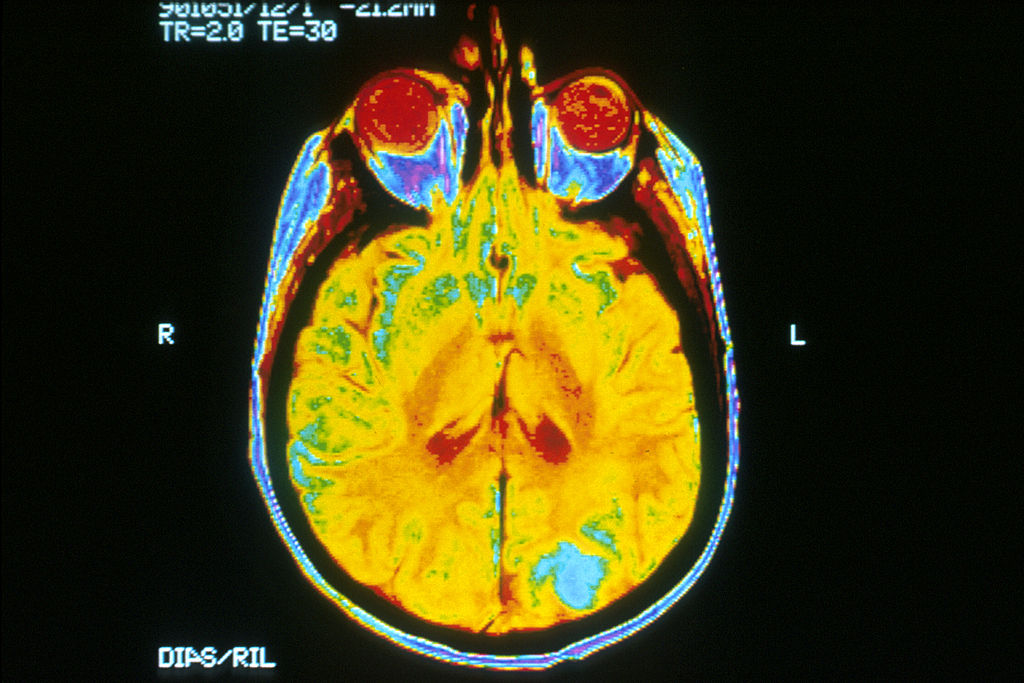
#> input picture module_24/mri_brain.jpg, 1024 x 683 px
$ python example_3.py
#> lines starting #> are read from the running program, lines starting #| are printed output that depends on the picture
import cv2

# Загрузка изображения с МРТ мозга
image = cv2.imread('mri_brain.jpg')
#> image is the input picture: shape (683, 1024, 3); mean B, G, R 19.3, 60.7, 67

# Преобразование изображения в оттенки серого
grey_image = cv2.cvtColor(image, cv2.COLOR_BGR2GRAY)
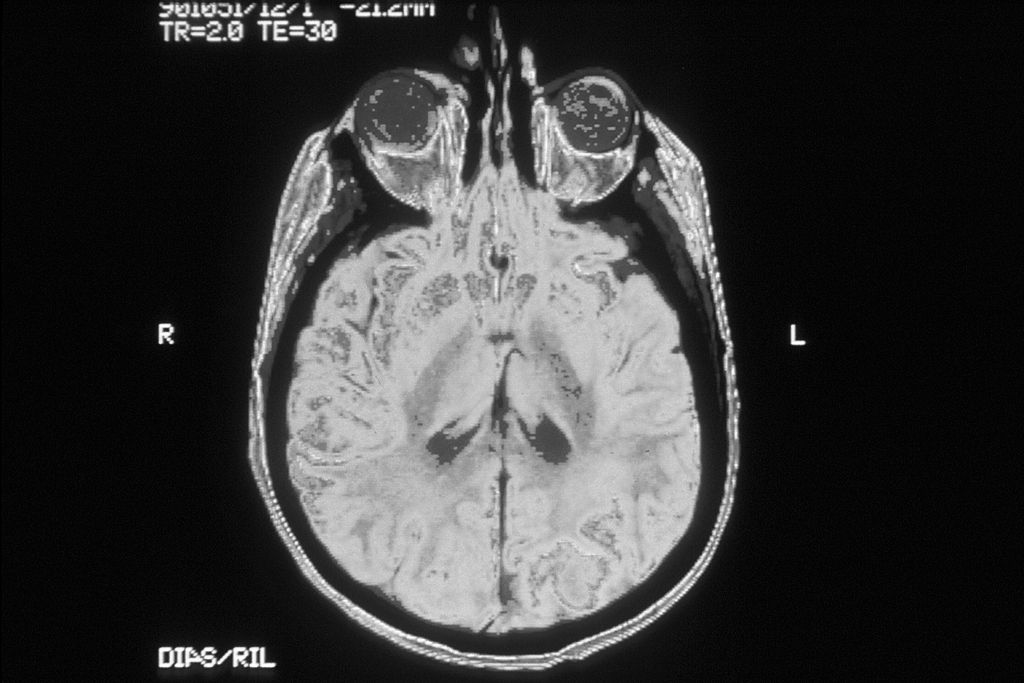
#> grey_image: shape (683, 1024); min 0, max 255, mean 57.9

# Создание окна для отображения изображения
cv2.namedWindow('МРТ мозга')

# Функция для применения выбранной цветовой схемы к выделенной области


def apply_color_options(image):
    if color_options == 'viridis':
        return cv2.applyColorMap(image, cv2.COLORMAP_VIRIDIS)
    elif color_options == 'plasma':
        return cv2.applyColorMap(image, cv2.COLORMAP_PLASMA)
    elif color_options == 'inferno':
        return cv2.applyColorMap(image, cv2.COLORMAP_INFERNO)
    elif color_options == 'magma':
        return cv2.applyColorMap(image, cv2.COLORMAP_MAGMA)
    else:
        return image

# Функция для обработки щелчков кнопок


def processing_buttons(event, x, y, flags, param):
    global color_options
    if event == cv2.EVENT_LBUTTONDOWN:
        if 10 <= y <= 60:
            if 10 <= x <= 160:
                color_options = 'viridis'
            elif 170 <= x <= 320:
                color_options = 'plasma'
            elif 330 <= x <= 480:
                color_options = 'inferno'
            elif 490 <= x <= 640:
                color_options = 'magma'


# Установка функции обработки щелчков для окна с изображением
cv2.setMouseCallback('МРТ мозга', processing_buttons)

# Начальная цветовая схема - нет (исходное изображение в оттенках серого)
color_options = None

while True:
    # Применение выбранной цветовой схемы к изображению
    if color_options is not None:
        image = apply_color_options(grey_image)
    else:
        image = image

    # Отображение изображения с кнопками
    cv2.imshow('МРТ мозга', image)

    # Рисование кнопок в боковой части окна
    buttons = image.copy()
    cv2.rectangle(buttons, (10, 10), (160, 60), (255, 255, 255), -1)
    cv2.putText(buttons, 'Viridis', (20, 40), cv2.FONT_HERSHEY_SIMPLEX, 1, (0, 0, 0), 2)

    cv2.rectangle(buttons, (170, 10), (320, 60), (255, 255, 255), -1)
    cv2.putText(buttons, 'Plasma', (180, 40), cv2.FONT_HERSHEY_SIMPLEX, 1, (0, 0, 0), 2)

    cv2.rectangle(buttons, (330, 10), (480, 60), (255, 255, 255), -1)
    cv2.putText(buttons, 'Inferno', (340, 40), cv2.FONT_HERSHEY_SIMPLEX, 1, (0, 0, 0), 2)

    cv2.rectangle(buttons, (490, 10), (640, 60), (255, 255, 255), -1)
    cv2.putText(buttons, 'Magma', (500, 40), cv2.FONT_HERSHEY_SIMPLEX, 1, (0, 0, 0), 2)
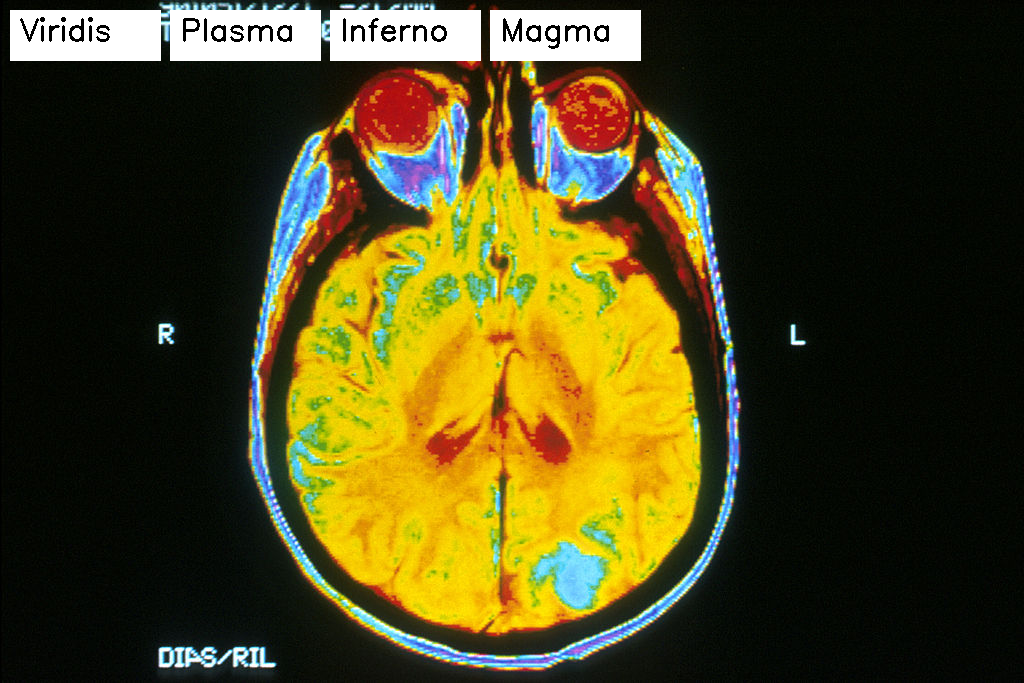
#> buttons: shape (683, 1024, 3); mean B, G, R 28.1, 69.1, 75.7

    cv2.imshow('МРТ мозга', buttons)

    # Ожидание нажатия клавиши
    key = cv2.waitKey(1) & 0xFF
#> (key q is pressed here)

    # Нажмите 'q' для выхода из цикла
    if key == ord('q'):
        break

# Закрытие окна OpenCV
cv2.destroyAllWindows()
